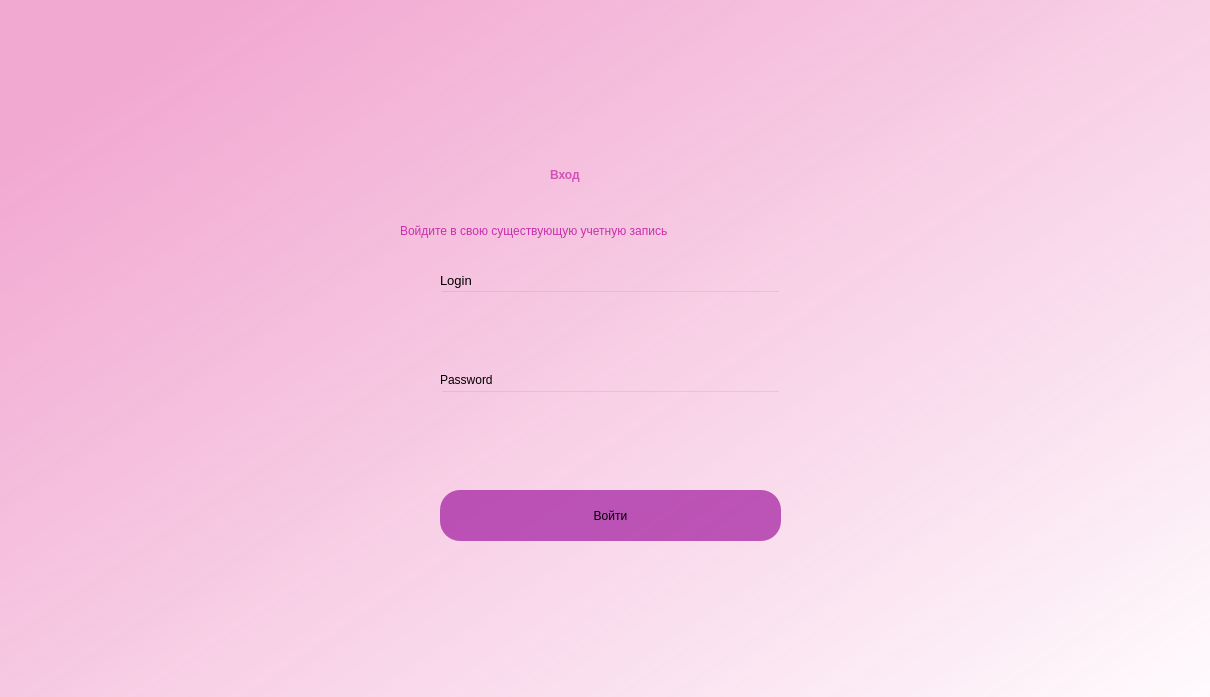
<?xml version="1.0" encoding="UTF-8"?>
<ui version="4.0">
 <class>Dialog</class>
 <widget class="QDialog" name="Dialog">
  <property name="geometry">
   <rect>
    <x>0</x>
    <y>0</y>
    <width>1210</width>
    <height>697</height>
   </rect>
  </property>
  <property name="windowTitle">
   <string>Dialog</string>
  </property>
  <widget class="QWidget" name="bgwidget" native="true">
   <property name="geometry">
    <rect>
     <x>0</x>
     <y>0</y>
     <width>1211</width>
     <height>801</height>
    </rect>
   </property>
   <property name="styleSheet">
    <string notr="true">QWidget#bgwidget{
background-color:qlineargradient(spread:pad, x1:0.091, y1:0.101636, x2:0.991379, y2:0.977, stop:0 rgba(242,155,204, 215), stop:1 rgba(255, 255, 255, 255));}</string>
   </property>
   <widget class="QLabel" name="label">
    <property name="geometry">
     <rect>
      <x>550</x>
      <y>140</y>
      <width>151</width>
      <height>71</height>
     </rect>
    </property>
    <property name="styleSheet">
     <string notr="true">font: 36pt &quot;MS Shell Dlg 2&quot;;color:rgb(200, 48, 172,195)</string>
    </property>
    <property name="text">
     <string>&lt;html&gt;&lt;head/&gt;&lt;body&gt;&lt;p&gt;&lt;span style=&quot; font-weight:600;&quot;&gt;Вход&lt;/span&gt;&lt;/p&gt;&lt;/body&gt;&lt;/html&gt;</string>
    </property>
   </widget>
   <widget class="QLabel" name="label_2">
    <property name="geometry">
     <rect>
      <x>400</x>
      <y>210</y>
      <width>471</width>
      <height>41</height>
     </rect>
    </property>
    <property name="styleSheet">
     <string notr="true">font: 16pt &quot;MS Shell Dlg 2&quot;;color:rgb(200, 48, 172)</string>
    </property>
    <property name="text">
     <string>Войдите в свою существующую учетную запись</string>
    </property>
   </widget>
   <widget class="QPushButton" name="login">
    <property name="geometry">
     <rect>
      <x>440</x>
      <y>490</y>
      <width>341</width>
      <height>51</height>
     </rect>
    </property>
    <property name="styleSheet">
     <string notr="true">border-radius:20px;
background-color: rgb(161, 27, 159,180);
font: 14pt &quot;MS Shell Dlg 2&quot;;</string>
    </property>
    <property name="text">
     <string>Войти</string>
    </property>
   </widget>
   <widget class="QLineEdit" name="emailfield">
    <property name="geometry">
     <rect>
      <x>440</x>
      <y>290</y>
      <width>341</width>
      <height>51</height>
     </rect>
    </property>
    <property name="styleSheet">
     <string notr="true">background-color:rgba(0,0,0,0);
font: 12pt &quot;MS Shell Dlg 2&quot;;</string>
    </property>
   </widget>
   <widget class="QLineEdit" name="passwordfield">
    <property name="geometry">
     <rect>
      <x>440</x>
      <y>390</y>
      <width>341</width>
      <height>51</height>
     </rect>
    </property>
    <property name="styleSheet">
     <string notr="true">background-color:rgba(0,0,0,0);
font: 12pt &quot;MS Shell Dlg 2&quot;;</string>
    </property>
   </widget>
   <widget class="QLabel" name="label_3">
    <property name="geometry">
     <rect>
      <x>440</x>
      <y>270</y>
      <width>81</width>
      <height>20</height>
     </rect>
    </property>
    <property name="font">
     <font>
      <family>MS Shell Dlg 2</family>
      <pointsize>10</pointsize>
      <weight>50</weight>
      <italic>false</italic>
      <bold>false</bold>
     </font>
    </property>
    <property name="styleSheet">
     <string notr="true">font: 10pt &quot;MS Shell Dlg 2&quot;;</string>
    </property>
    <property name="text">
     <string>Login</string>
    </property>
   </widget>
   <widget class="QLabel" name="label_4">
    <property name="geometry">
     <rect>
      <x>440</x>
      <y>370</y>
      <width>81</width>
      <height>20</height>
     </rect>
    </property>
    <property name="styleSheet">
     <string notr="true">font: 10pt &quot;MS Shell Dlg 2&quot;;</string>
    </property>
    <property name="text">
     <string>Password</string>
    </property>
   </widget>
   <widget class="QLabel" name="error">
    <property name="geometry">
     <rect>
      <x>440</x>
      <y>456</y>
      <width>341</width>
      <height>20</height>
     </rect>
    </property>
    <property name="styleSheet">
     <string notr="true">font: 12pt &quot;MS Shell Dlg 2&quot;; color:red;</string>
    </property>
    <property name="text">
     <string/>
    </property>
   </widget>
  </widget>
 </widget>
 <resources/>
 <connections/>
</ui>
